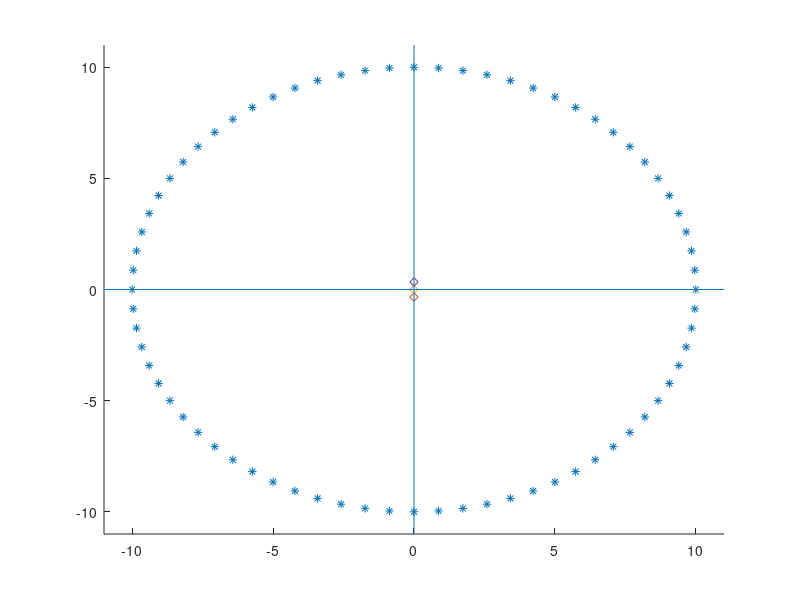

Write MATLAB code to recreate this figure.
clear all; close all; clc;

r = 10;
sol = [-0.34 0 0.34];
xxx=0;
yyy=0;
thhh = 0:5:359;
xunit = r * cos(thhh*pi/180) + xxx;
yunit = r * sin(thhh*pi/180) + yyy;
figure(10),scatter(xunit, yunit, '*');
hold on;
for i = 1:length(sol)
   scatter(0, sol(i), 'd'); 
end
xlim([-11 11]);
ylim([-11 11]);
xL = xlim;
yL = ylim;
line([0 0], yL);  %y-axis
line(xL, [0 0]);  %x-axis